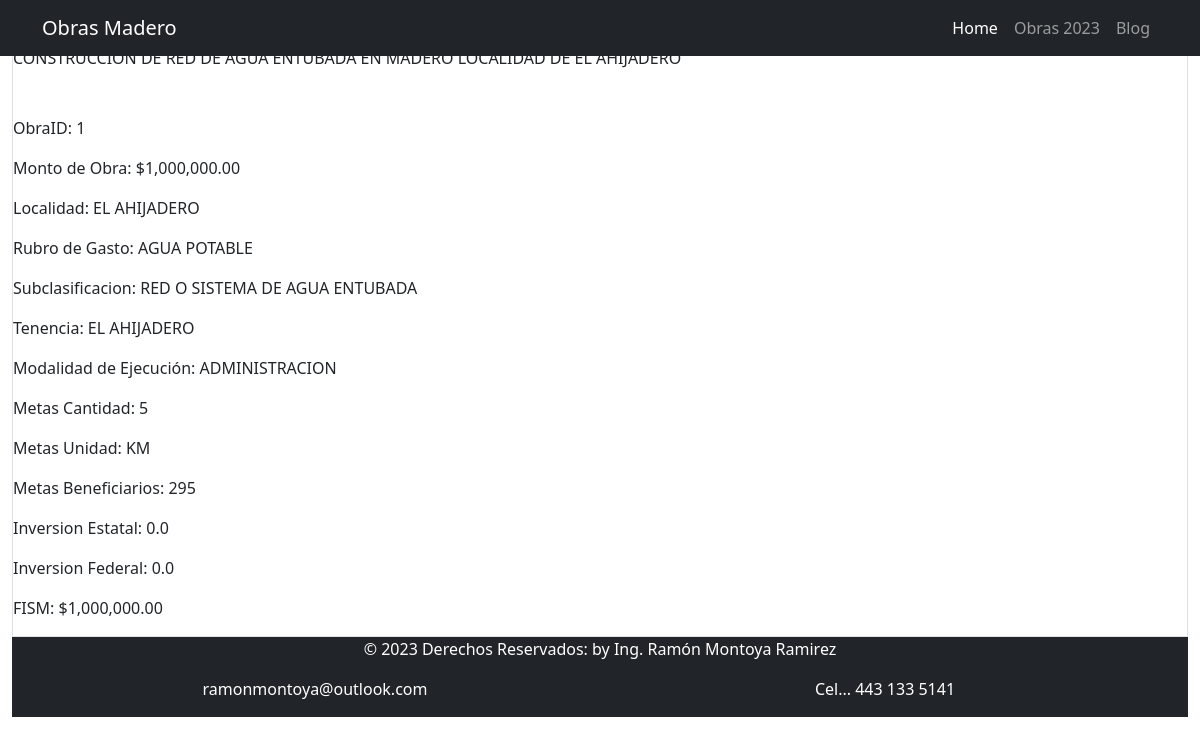
The page /obras/1 on the database its author committed.
### obras/models.py (models this page shows)
class Obra(models.Model):
    col_comunidad = models.CharField(max_length=200)
    rubro = models.CharField(max_length=60)
    subclasificacion = models.CharField(max_length=40)
    nombre_obra = models.CharField(max_length=200)
    tenencia = models.CharField(max_length=30)
    modalidad_ejecucion = models.CharField(max_length=17)
    metas_cantidad = models.PositiveIntegerField()
    metas_unidad = models.CharField(max_length=10)
    metas_beneficiarios = models.PositiveIntegerField()
    costo_total = models.FloatField()
    inv_estatal = models.FloatField()
    inv_federal = models.FloatField()
    fism= models.FloatField()

### obras/views.py (the view)
# urls.py: path('<int:pk>', views.ObrasDetailView.as_view(), name="obra_detail"),
class ObrasDetailView(DetailView):
    model=Obra
    context_object_name="obra"
    template_name="obras/obra_detail.html"

### obras/templates/obras/obra_detail.html
{% extends "base.html" %} {% load my_filters %} {% block content %}
<div class="border round">
  <h6 class="my-5">{{obra.nombre_obra}}</h6>
  <p>ObraID: {{obra.id}}</p>
  <p>Monto de Obra: {{obra.costo_total }}</p>
  <p>Localidad: {{obra.col_comunidad}}</p>
  <p>Rubro de Gasto: {{obra.rubro}}</p>
  <p>Subclasificacion: {{obra.subclasificacion}}</p>
  <p>Tenencia: {{obra.tenencia}}</p>
  <p>Modalidad de Ejecución: {{obra.modalidad_ejecucion}}</p>
  <p>Metas Cantidad: {{obra.metas_cantidad}}</p>
  <p>Metas Unidad: {{obra.metas_unidad}}</p>
  <p>Metas Beneficiarios: {{obra.metas_beneficiarios}}</p>
  <p>Inversion Estatal: {{obra.inv_estatal}}</p>
  <p>Inversion Federal: {{obra.inv_federal}}</p>
  <p>FISM: {{obra.fism}}</p>
</div>
{% endblock %}

### static/templates/base.html (shortened to what this page needs)
{% load static %}
<html lang="en">
  <head>
    <link
      href="https://cdn.jsdelivr.net/npm/bootstrap@5.0.0-beta3/dist/css/bootstrap.min.css"
      rel="stylesheet"
    />
    <link
      rel="stylesheet"
      href="https://cdn.jsdelivr.net/npm/bootstrap-icons@1.4.1/font/bootstrap-icons.css"
    />
    <link rel="stylesheet" href="/static/css_general/normalize.css" />
    <link rel="stylesheet" href="/static/css_general/rmr_styles_a.css" />
  </head>
  <body>
    <div class="container-fluid">
      <nav class="navbar navbar-expand-sm navbar-dark bg-dark fixed-top">
        <div class="container">
          <a href="{% url 'home' %}" class="navbar-brand mb-0 h1"
            >Obras Madero
          </a>
          <div class="collapse navbar-collapse" id="navbarNav">
            <ul class="navbar-nav ms-auto">
              <li class="nav-item">
                <a
                  class="nav-link active"
                  aria-current="page"
                  href="{% url 'home' %}"
                  >Home</a
                >
              </li>
              <li class="nav-item">
                <a class="nav-link" href="{% url 'obras.list' %}"
                  >Obras 2023</a
                >
              </li>
              <li class="nav-item">
                <a class="nav-link" href="#">Blog</a>
              </li>
            </ul>
          </div>
        </div>
      </nav>
      {% block content %}
      {% endblock %}
      <footer class="footer bg-dark text-white">
        <div class="container text-center justify-content-center">
          <div class="row">
            <div class="col">
              <p>
                &copy; 2023 Derechos Reservados: by Ing. Ramón Montoya Ramirez
              </p>
            </div>
          </div>
          <div class="row">
            <div class="col"><p>ramonmontoya@outlook.com</p></div>
            <div class="col"><p>Cel... 443 133 5141</p></div>
          </div>
        </div>
      </footer>
  </body>
</html>

### static/css_general/rmr_styles_a.css (style rules this page uses)
body { min-height: 100vh; margin: 0; }

### rows shown on the page
Obra: nombre_obra "CONSTRUCCION DE RED DE AGUA ENTUBADA EN MADERO LOCALIDAD DE EL AHIJADERO", id "1", costo_total "$1,000,000.00", col_comunidad "EL AHIJADERO", rubro "AGUA POTABLE", subclasificacion "RED O SISTEMA DE AGUA ENTUBADA", tenencia "EL AHIJADERO", modalidad_ejecucion "ADMINISTRACION", metas_cantidad "5", metas_unidad "KM", metas_beneficiarios "295", inv_estatal "0.0", inv_federal "0.0", fism "$1,000,000.00"
